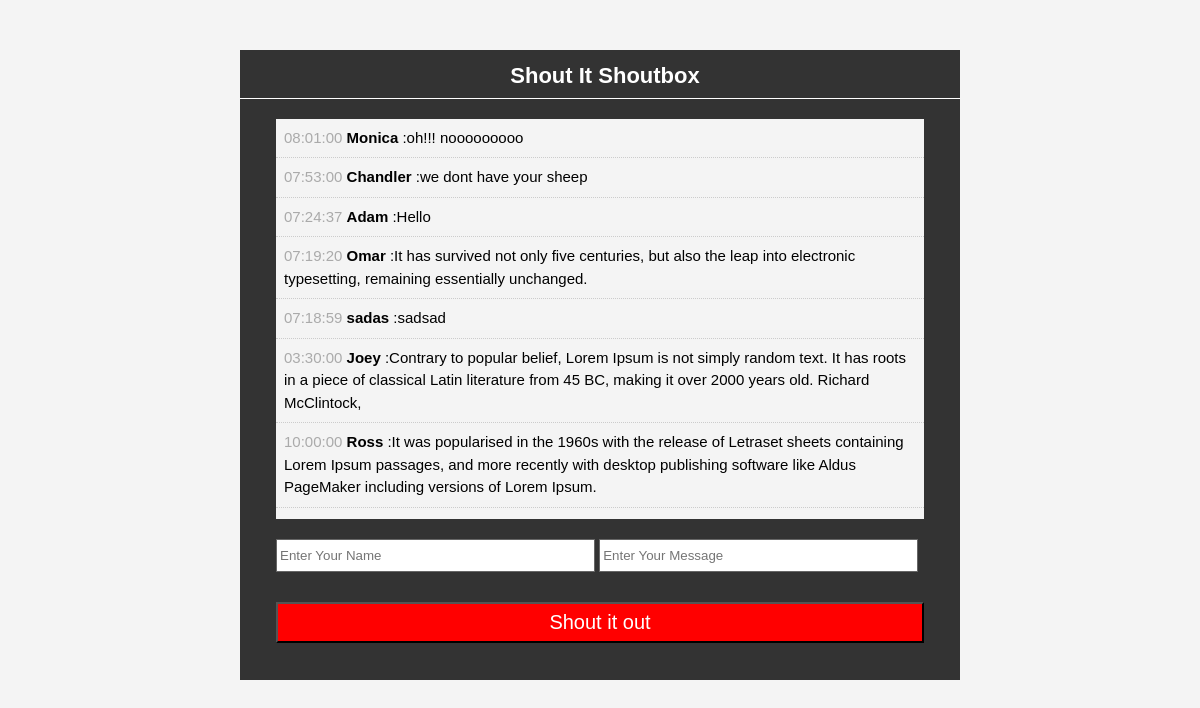
The page / on the database its author committed.
### tables this page shows
CREATE TABLE `shouts` (
  `id` int(11) NOT NULL,
  `user` varchar(50) NOT NULL,
  `message` text NOT NULL,
  `time` time NOT NULL
);

### index.php (the view, shortened to what this page needs)
<?php
	include 'database.php';
	$query="SELECT * FROM shouts ORDER BY id DESC";
	$shouts=mysqli_query($con,$query);
?>
<!DOCTYPE html>
<html>
<head>
	<link rel="stylesheet" type="text/css" href="css/style.css">
</head>
<body>
	<div id="container">
		<header>
			<h1>Shout It Shoutbox</h1>
		</header>
		<div id="shouts">
			<ul>
				<?php while($row=mysqli_fetch_assoc($shouts)): ?>
					<li class="shout">
						<span><?php echo $row['time'] ?></span>
						<strong><?php echo $row['user'] ?></strong>
						:<?php echo $row['message'] ?>
					</li>
				<?php endwhile; ?>
			</ul>
		</div>
		<div id="input">
			<form method="post" action="process.php">
				<input type="text" name="user" placeholder="Enter Your Name">
				<input type="text" name="message" placeholder="Enter Your Message">
				<input type="submit" class="shout-btn" name="submit" value="Shout it out">
			</form>
		</div>
	</div>
</body>
</html>

### css/style.css (style rules this page uses)
* { margin: 0; padding: 0; }
body { font-family: arial; font-size: 15px; line-height: 1.5em; background: #f4f4f4; }
#container { background: #333333; margin: 50px auto; overflow: auto; width: 60%; min-height: 630px; }
header h1 { text-align: center; color: #ffffff; font-size: 22px; padding: 15px 0 10px 10px; border-bottom: 1px solid #ffffff; }
#shouts { width: 90%; background: #f4f4f4; margin: 20px auto; overflow: auto; height: 400px; }
.shout { list-style: none; padding: 8px; border-bottom: 1px #cccccc dotted; }
.shout span { color:#aaaaaa; }
#input { width: 90%; min-height: 80px; margin: auto; padding: 0; }
#input input[type='text'] { height: 25px; width: 48%; padding: 3px; margin-bottom: 20px; border:#666666 solid 1px; }
#input .shout-btn { padding: 7px; margin-bottom: 30px; width: 100%; margin:10px auto; background: red; color: #ffffff; font-size: 20px; }

### rows shown on the page
shouts: time "08:01:00", user "Monica", message "oh!!! nooooooooo"
shouts: time "07:53:00", user "Chandler", message "we dont have your sheep"
shouts: time "07:24:37", user "Adam", message "Hello"
shouts: time "07:19:20", user "Omar", message "It has survived not only five centuries, but also the leap into electronic typesetting, remaining essentially unchanged."
shouts: time "07:18:59", user "sadas", message "sadsad"
shouts: time "03:30:00", user "Joey", message "Contrary to popular belief, Lorem Ipsum is not simply random text. It has roots in a piece of classical Latin literature from 45 BC, making it over 2000 years old. Richard McClintock,"
shouts: time "10:00:00", user "Ross", message "It was popularised in the 1960s with the release of Letraset sheets containing Lorem Ipsum passages, and more recently with desktop publishing software like Aldus PageMaker including versions of Lorem Ipsum."
